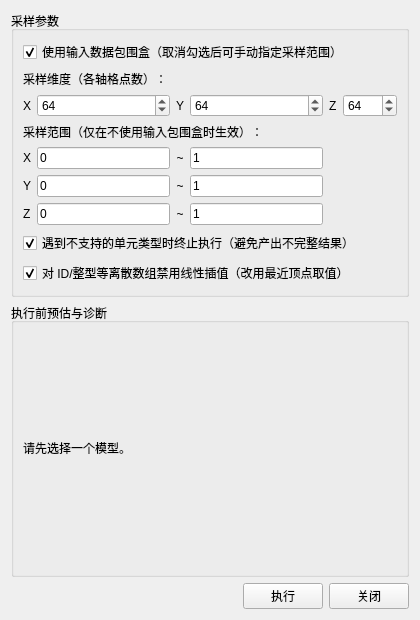
<?xml version="1.0" encoding="UTF-8"?>
<ui version="4.0">
 <class>igQtResampleToImage</class>
 <widget class="QWidget" name="igQtResampleToImage">
  <property name="geometry">
   <rect>
    <x>0</x>
    <y>0</y>
    <width>420</width>
    <height>620</height>
   </rect>
  </property>
  <property name="windowTitle">
   <string>重采样到图像</string>
  </property>
  <layout class="QVBoxLayout" name="verticalLayout">
   <item>
    <widget class="QGroupBox" name="groupBox_Sampling">
     <property name="title">
      <string>采样参数</string>
     </property>
     <layout class="QGridLayout" name="gridLayout_Sampling">
      <item row="0" column="0" colspan="6">
       <widget class="QCheckBox" name="checkBox_UseInputBounds">
        <property name="text">
         <string>使用输入数据包围盒（取消勾选后可手动指定采样范围）</string>
        </property>
        <property name="checked">
         <bool>true</bool>
        </property>
       </widget>
      </item>
      <item row="1" column="0" colspan="6">
       <widget class="QLabel" name="label_DimTitle">
        <property name="text">
         <string>采样维度（各轴格点数）：</string>
        </property>
       </widget>
      </item>
      <item row="2" column="0">
       <widget class="QLabel" name="label_DimX">
        <property name="text">
         <string>X</string>
        </property>
       </widget>
      </item>
      <item row="2" column="1">
       <widget class="QSpinBox" name="spinBox_DimX">
        <property name="minimum">
         <number>1</number>
        </property>
        <property name="maximum">
         <number>2048</number>
        </property>
        <property name="value">
         <number>64</number>
        </property>
       </widget>
      </item>
      <item row="2" column="2">
       <widget class="QLabel" name="label_DimY">
        <property name="text">
         <string>Y</string>
        </property>
       </widget>
      </item>
      <item row="2" column="3">
       <widget class="QSpinBox" name="spinBox_DimY">
        <property name="minimum">
         <number>1</number>
        </property>
        <property name="maximum">
         <number>2048</number>
        </property>
        <property name="value">
         <number>64</number>
        </property>
       </widget>
      </item>
      <item row="2" column="4">
       <widget class="QLabel" name="label_DimZ">
        <property name="text">
         <string>Z</string>
        </property>
       </widget>
      </item>
      <item row="2" column="5">
       <widget class="QSpinBox" name="spinBox_DimZ">
        <property name="minimum">
         <number>1</number>
        </property>
        <property name="maximum">
         <number>2048</number>
        </property>
        <property name="value">
         <number>64</number>
        </property>
       </widget>
      </item>
      <item row="3" column="0" colspan="6">
       <widget class="QLabel" name="label_BoundsTitle">
        <property name="text">
         <string>采样范围（仅在不使用输入包围盒时生效）：</string>
        </property>
       </widget>
      </item>
      <item row="4" column="0">
       <widget class="QLabel" name="label_XRange">
        <property name="text">
         <string>X</string>
        </property>
       </widget>
      </item>
      <item row="4" column="1">
       <widget class="QLineEdit" name="lineEdit_XMin">
        <property name="text">
         <string>0</string>
        </property>
       </widget>
      </item>
      <item row="4" column="2">
       <widget class="QLabel" name="label_XTo">
        <property name="text">
         <string>~</string>
        </property>
        <property name="alignment">
         <set>Qt::AlignCenter</set>
        </property>
       </widget>
      </item>
      <item row="4" column="3">
       <widget class="QLineEdit" name="lineEdit_XMax">
        <property name="text">
         <string>1</string>
        </property>
       </widget>
      </item>
      <item row="5" column="0">
       <widget class="QLabel" name="label_YRange">
        <property name="text">
         <string>Y</string>
        </property>
       </widget>
      </item>
      <item row="5" column="1">
       <widget class="QLineEdit" name="lineEdit_YMin">
        <property name="text">
         <string>0</string>
        </property>
       </widget>
      </item>
      <item row="5" column="2">
       <widget class="QLabel" name="label_YTo">
        <property name="text">
         <string>~</string>
        </property>
        <property name="alignment">
         <set>Qt::AlignCenter</set>
        </property>
       </widget>
      </item>
      <item row="5" column="3">
       <widget class="QLineEdit" name="lineEdit_YMax">
        <property name="text">
         <string>1</string>
        </property>
       </widget>
      </item>
      <item row="6" column="0">
       <widget class="QLabel" name="label_ZRange">
        <property name="text">
         <string>Z</string>
        </property>
       </widget>
      </item>
      <item row="6" column="1">
       <widget class="QLineEdit" name="lineEdit_ZMin">
        <property name="text">
         <string>0</string>
        </property>
       </widget>
      </item>
      <item row="6" column="2">
       <widget class="QLabel" name="label_ZTo">
        <property name="text">
         <string>~</string>
        </property>
        <property name="alignment">
         <set>Qt::AlignCenter</set>
        </property>
       </widget>
      </item>
      <item row="6" column="3">
       <widget class="QLineEdit" name="lineEdit_ZMax">
        <property name="text">
         <string>1</string>
        </property>
       </widget>
      </item>
      <item row="7" column="0" colspan="6">
       <widget class="QCheckBox" name="checkBox_FailOnUnsupported">
        <property name="text">
         <string>遇到不支持的单元类型时终止执行（避免产出不完整结果）</string>
        </property>
        <property name="checked">
         <bool>true</bool>
        </property>
       </widget>
      </item>
      <item row="8" column="0" colspan="6">
       <widget class="QCheckBox" name="checkBox_DisableDiscreteInterp">
        <property name="text">
         <string>对 ID/整型等离散数组禁用线性插值（改用最近顶点取值）</string>
        </property>
        <property name="checked">
         <bool>true</bool>
        </property>
       </widget>
      </item>
     </layout>
    </widget>
   </item>
   <item>
    <widget class="QGroupBox" name="groupBox_Info">
     <property name="title">
      <string>执行前预估与诊断</string>
     </property>
     <layout class="QVBoxLayout" name="verticalLayout_Info">
      <item>
       <widget class="QLabel" name="label_Info">
        <property name="text">
         <string>请先选择一个模型。</string>
        </property>
        <property name="textInteractionFlags">
         <set>Qt::TextSelectableByMouse</set>
        </property>
        <property name="wordWrap">
         <bool>true</bool>
        </property>
       </widget>
      </item>
     </layout>
    </widget>
   </item>
   <item>
    <layout class="QHBoxLayout" name="horizontalLayout_Buttons">
     <item>
      <spacer name="horizontalSpacer_Buttons">
       <property name="orientation">
        <enum>Qt::Horizontal</enum>
       </property>
       <property name="sizeHint" stdset="0">
        <size>
         <width>40</width>
         <height>20</height>
        </size>
       </property>
      </spacer>
     </item>
     <item>
      <widget class="QPushButton" name="pushButton_Run">
       <property name="text">
        <string>执行</string>
       </property>
      </widget>
     </item>
     <item>
      <widget class="QPushButton" name="pushButton_Close">
       <property name="text">
        <string>关闭</string>
       </property>
      </widget>
     </item>
    </layout>
   </item>
  </layout>
 </widget>
 <resources/>
 <connections/>
</ui>
